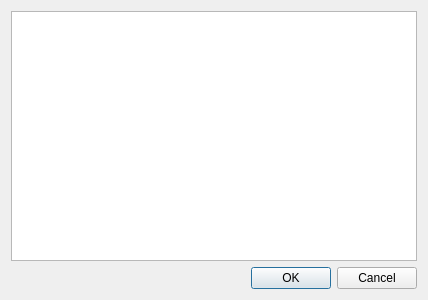
<?xml version="1.0" encoding="UTF-8"?>
<ui version="4.0">
 <class>DInfoBolas</class>
 <widget class="QDialog" name="DInfoBolas">
  <property name="geometry">
   <rect>
    <x>0</x>
    <y>0</y>
    <width>428</width>
    <height>300</height>
   </rect>
  </property>
  <property name="sizePolicy">
   <sizepolicy hsizetype="Expanding" vsizetype="Preferred">
    <horstretch>0</horstretch>
    <verstretch>0</verstretch>
   </sizepolicy>
  </property>
  <property name="windowTitle">
   <string>Dialog</string>
  </property>
  <layout class="QVBoxLayout" name="verticalLayout">
   <item>
    <widget class="QListWidget" name="listaBolas">
     <property name="sizePolicy">
      <sizepolicy hsizetype="Preferred" vsizetype="Preferred">
       <horstretch>0</horstretch>
       <verstretch>0</verstretch>
      </sizepolicy>
     </property>
    </widget>
   </item>
   <item>
    <widget class="QDialogButtonBox" name="buttonBox">
     <property name="orientation">
      <enum>Qt::Horizontal</enum>
     </property>
     <property name="standardButtons">
      <set>QDialogButtonBox::Cancel|QDialogButtonBox::Ok</set>
     </property>
    </widget>
   </item>
  </layout>
 </widget>
 <resources/>
 <connections>
  <connection>
   <sender>buttonBox</sender>
   <signal>accepted()</signal>
   <receiver>DInfoBolas</receiver>
   <slot>accept()</slot>
   <hints>
    <hint type="sourcelabel">
     <x>248</x>
     <y>254</y>
    </hint>
    <hint type="destinationlabel">
     <x>157</x>
     <y>274</y>
    </hint>
   </hints>
  </connection>
  <connection>
   <sender>buttonBox</sender>
   <signal>rejected()</signal>
   <receiver>DInfoBolas</receiver>
   <slot>reject()</slot>
   <hints>
    <hint type="sourcelabel">
     <x>316</x>
     <y>260</y>
    </hint>
    <hint type="destinationlabel">
     <x>286</x>
     <y>274</y>
    </hint>
   </hints>
  </connection>
 </connections>
</ui>
